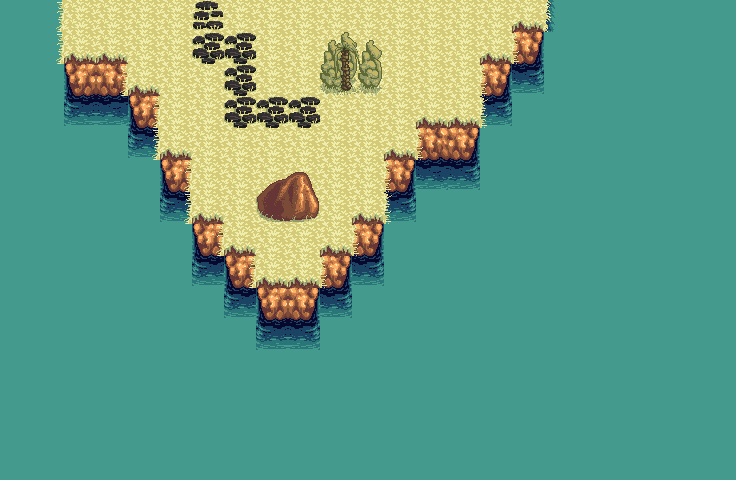

Tiled map render using the project's own tile images. Description and the whole map definition, tile-layer contents included, below:
An orthogonal 23x15 tile map with 32x32 px tiles, 3 tile layers (Capa de patrones 3, Capa de Patrones 1, Capa de patrones 2), 2 tilesets and 18 objects.

<map version="1.0" tiledversion="1.1.1" orientation="orthogonal" renderorder="right-down" width="23" height="15" tilewidth="32" tileheight="32" infinite="0" nextobjectid="19">
 <tileset firstgid="1" name="sprites" tilewidth="32" tileheight="32" tilecount="3600" columns="30">
  <image source="../img/sprites.png" width="960" height="3840" />
 </tileset>
 <tileset firstgid="3601" name="sprites" tilewidth="32" tileheight="32" tilecount="3600" columns="30">
  <image source="../img/sprites.png" width="960" height="3840" />
 </tileset>
 <layer name="Capa de patrones 3" width="23" height="15">
  <data encoding="csv">
0,0,0,0,0,0,0,0,0,0,0,0,0,0,0,0,0,0,0,0,0,0,0,
0,0,0,0,0,0,0,0,0,0,0,0,0,0,0,0,0,0,0,0,0,0,0,
0,0,0,0,0,0,0,0,0,0,0,0,0,0,0,0,0,0,0,0,0,0,0,
0,0,0,0,0,0,0,0,0,0,0,0,0,0,0,0,0,0,0,0,0,0,0,
0,0,0,0,0,0,0,0,0,0,0,0,0,0,0,0,0,0,0,0,0,0,0,
0,0,0,0,0,0,0,0,0,0,0,0,4974,0,0,0,0,0,0,0,0,0,0,
0,0,0,0,0,0,0,0,0,0,0,0,0,0,0,0,0,0,0,0,0,0,0,
0,0,0,0,0,0,0,0,0,0,0,0,0,0,0,0,0,0,0,0,0,0,0,
0,0,0,0,0,0,0,0,0,0,0,0,0,0,0,0,0,0,0,0,0,0,0,
0,0,0,0,0,0,0,0,0,0,0,0,0,0,0,0,0,0,0,0,0,0,0,
0,0,0,0,0,0,0,0,0,0,0,0,0,0,0,0,0,0,0,0,0,0,0,
0,0,0,0,0,0,0,0,0,0,0,0,0,0,0,0,0,0,0,0,0,0,0,
0,0,0,0,0,0,0,0,0,0,0,0,0,0,0,0,0,0,0,0,0,0,0,
0,0,0,0,0,0,0,0,0,0,0,0,0,0,0,0,0,0,0,0,0,0,0,
0,0,0,0,0,0,0,0,0,0,0,0,0,0,0,0,0,0,0,0,0,0,0
</data>
 </layer>
 <layer name="Capa de Patrones 1" width="23" height="15">
  <data encoding="csv">
3808,3808,3621,3621,3621,3621,4645,3621,3621,3621,3621,3621,3621,3621,3621,3621,3927,3777,3808,3808,3808,3808,3808,
3808,3808,3927,3927,3621,3621,4675,4675,3621,3621,3621,3621,3621,3621,3621,3927,4945,3808,3808,3808,3808,3808,3808,
3808,3808,4944,4885,3927,3621,3621,4675,3621,3621,3621,3621,3621,3621,3621,4945,4975,3808,3808,3808,3808,3808,3808,
3808,3808,4974,4915,4944,3621,3621,4675,4675,4675,3621,3621,3621,3927,3927,4975,3808,3808,3808,3808,3808,3808,3808,
3808,3808,3808,3808,4974,3927,3621,3621,3621,3621,3621,3621,3927,4885,4945,3808,3808,3808,3808,3808,3808,3808,3808,
3808,3808,3808,3808,3808,4944,3621,3621,3621,3621,3621,3621,4945,4915,4975,3808,3808,3808,3808,3808,3808,3808,3808,
3808,3808,3808,3808,3808,4974,3927,3621,3621,3621,3621,3927,4975,3808,3808,3808,3808,3808,3808,3808,3808,3808,3808,
3808,3808,3808,3808,3808,3808,4944,3927,3621,3621,3927,4945,3808,3808,3808,3808,3808,3808,3808,3808,3808,3808,3808,
3808,3808,3808,3808,3808,3808,4974,4944,3927,3927,4945,4975,3808,3808,3808,3808,3808,3808,3808,3808,3808,3808,3808,
3808,3808,3808,3808,3808,3808,3808,4974,4944,4945,4975,3808,3808,3808,3808,3808,3808,3808,3808,3808,3808,3808,3808,
3808,3808,3808,3808,3808,3808,3808,3808,4974,4975,3808,3808,3808,3808,3808,3808,3808,3808,3808,3808,3808,3808,3808,
3808,3808,3808,3808,3808,3808,3808,3808,3808,3808,3808,3808,3808,3808,3808,3808,3808,3808,3808,3808,3808,3808,3808,
3808,3808,3808,3808,3808,3808,3808,3808,3808,3808,3808,3808,3808,3808,3808,3808,3808,3808,3808,3808,3808,3808,3808,
3808,3808,3808,3808,3808,3808,3808,3808,3808,3808,3808,3808,3808,3808,3808,3808,3808,3808,3808,3808,3808,3808,3808,
3808,3808,3808,3808,3808,3808,3808,3808,3808,3808,3808,3808,3808,3808,3808,3808,3808,3808,3808,3808,3808,3808,3808
</data>
 </layer>
 <layer name="Capa de patrones 2" width="23" height="15">
  <data encoding="csv">
0,4852,0,0,0,0,0,0,0,0,0,0,0,0,0,0,0,0,0,0,0,0,0,
0,4852,0,0,0,0,0,0,0,0,4825,4826,0,0,0,0,4851,0,0,0,0,0,0,
0,0,0,4852,0,0,0,0,0,0,4855,4856,0,0,0,4851,0,0,0,0,0,0,0,
0,0,0,0,4852,0,0,0,0,0,0,0,0,0,0,4851,0,0,0,0,0,0,0,
0,0,0,0,4852,0,0,0,0,0,0,0,0,4851,0,0,0,0,0,0,0,0,0,
0,0,0,0,0,4852,0,0,6207,6208,0,0,4851,0,0,0,0,0,0,0,0,0,0,
0,0,0,0,0,4852,0,0,6237,6238,0,0,4851,0,0,0,0,0,0,0,0,0,0,
0,0,0,0,0,0,4852,0,0,0,0,4851,0,0,0,0,0,0,0,0,0,0,0,
0,0,0,0,0,0,0,4852,0,0,4851,0,0,0,0,0,0,0,0,0,0,0,0,
0,0,0,0,0,0,0,0,0,0,0,0,0,0,0,0,0,0,0,0,0,0,0,
0,0,0,0,0,0,0,0,0,0,0,0,0,0,0,0,0,0,0,0,0,0,0,
0,0,0,0,0,0,0,0,0,0,0,0,0,0,0,0,0,0,0,0,0,0,0,
0,0,0,0,0,0,0,0,0,0,0,0,0,0,0,0,0,0,0,0,0,0,0,
0,0,0,0,0,0,0,0,0,0,0,0,0,0,0,0,0,0,0,0,0,0,0,
0,0,0,0,0,0,0,0,0,0,0,0,0,0,0,0,0,0,0,0,0,0,0
</data>
 </layer>
 <objectgroup name="transit/map1/300/400">
  <object id="1" x="64" y="2" width="479" height="5" />
 </objectgroup>
 <objectgroup color="#ff0000" name="collisions">
  <object id="2" x="326" y="35" width="47" height="58" />
  <object id="3" x="259" y="193" width="54" height="25" />
  <object id="4" x="271" y="173" width="37" height="17" />
  <object id="5" x="549" y="1" width="11" height="101" />
  <object id="6" x="516" y="23" width="27" height="96" />
  <object id="7" x="484" y="60" width="30" height="76" />
  <object id="8" x="416" y="121" width="69" height="88" />
  <object id="9" x="383" y="155" width="34" height="66" />
  <object id="10" x="353" y="218" width="26" height="51" />
  <object id="11" x="321" y="253" width="31" height="59" />
  <object id="12" x="252" y="280" width="67" height="81" />
  <object id="13" x="225" y="256" width="28" height="48" />
  <object id="14" x="187" y="218" width="34" height="56" />
  <object id="15" x="155" y="156" width="38" height="74" />
  <object id="16" x="124" y="91" width="32" height="84" />
  <object id="17" x="56" y="58" width="66" height="67" />
  <object id="18" x="37" y="-7" width="25" height="78" />
 </objectgroup>
</map>